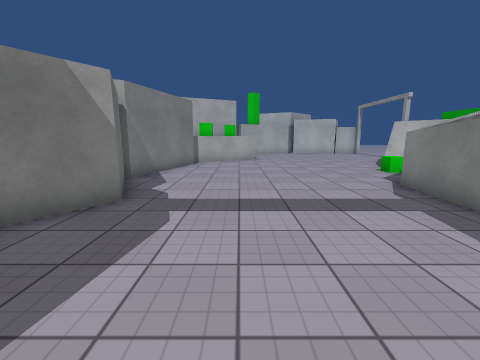
[1] (above)

24 first-person views from a walk through a Unity game level. The camera is 1.4 m above the floor, tilts 10° down and sees 90° across. The floor is counted in squares, 1 m on a side. Each view is taken from the middle of a square. On the plan, view 1 faces up. The plan holds only what a view shows up to about 13 squares ahead; the rest is blank. The place goes on beyond the plan. The player character is not drawn. Surface patterns are stand-ins for the level's own textures.

[2]
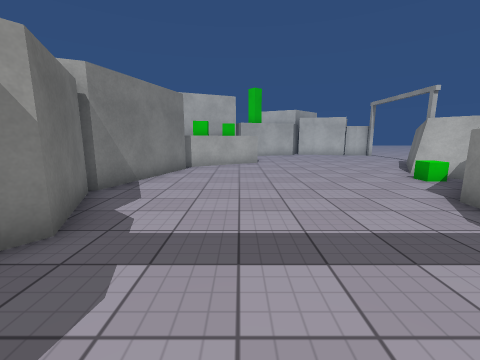

[3]
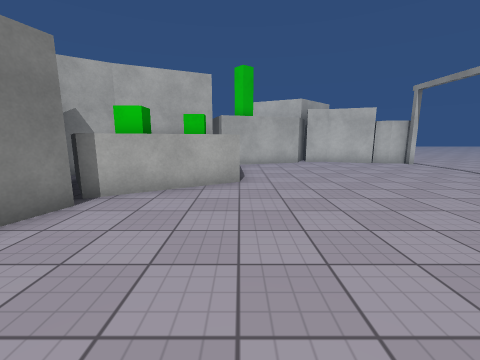

[4]
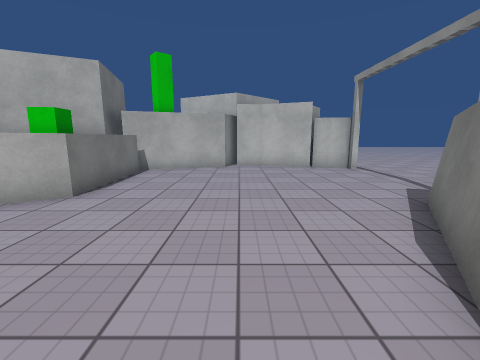

[5]
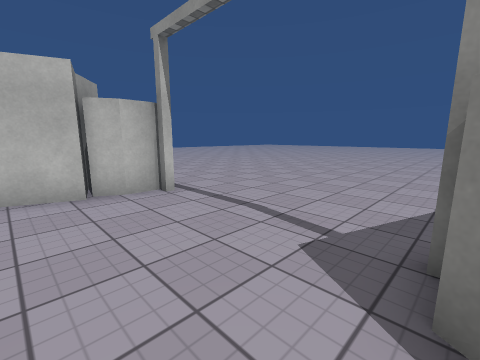

[6]
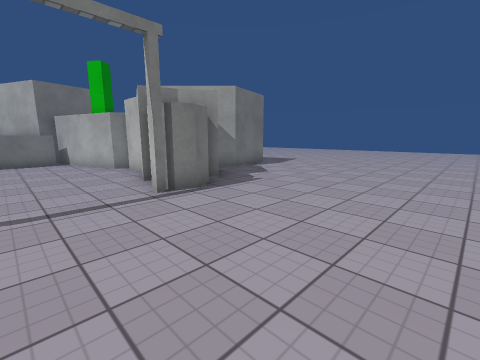

[7]
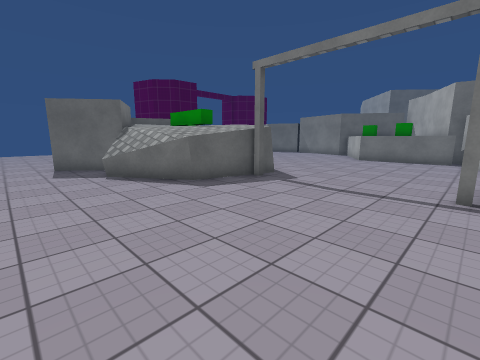

[8]
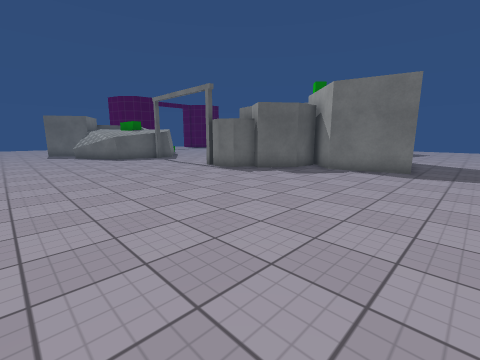

[9]
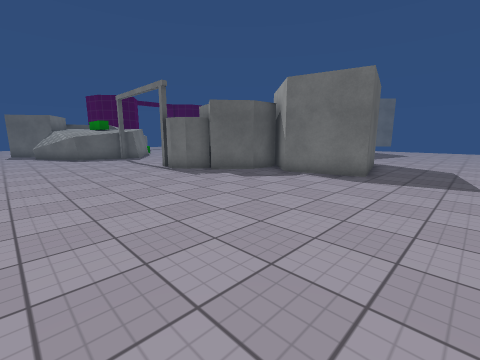

[10]
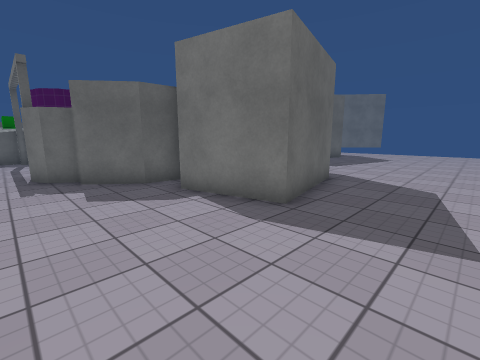

[11]
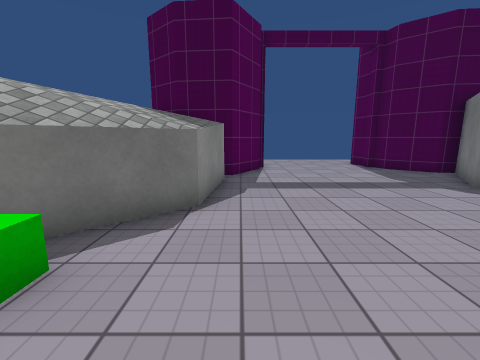

[12]
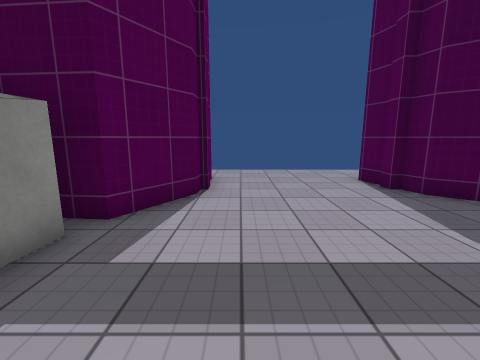

[13]
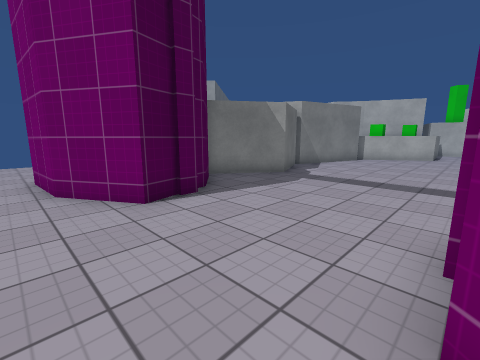

[14]
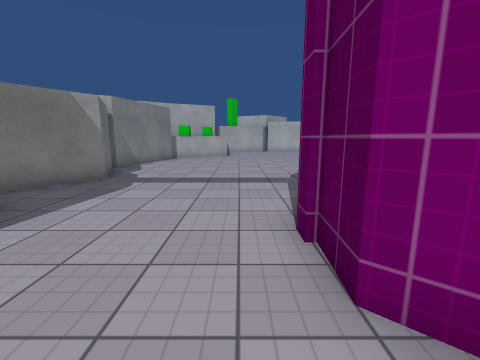

[15]
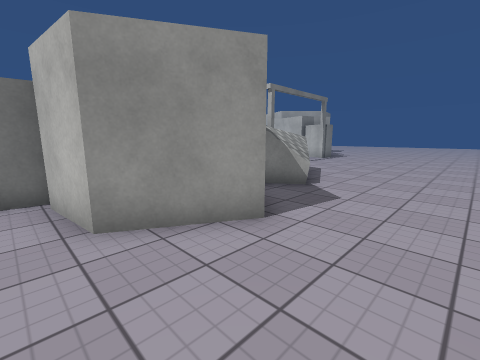

[16]
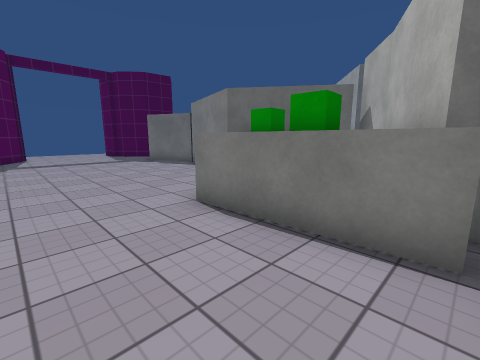

[17]
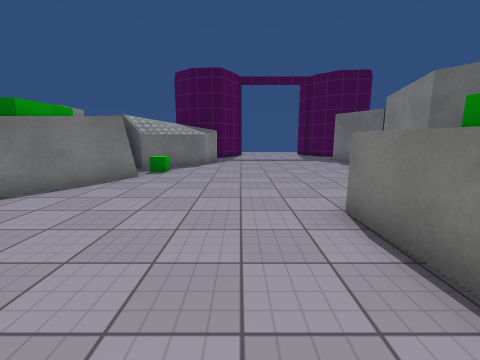

[18]
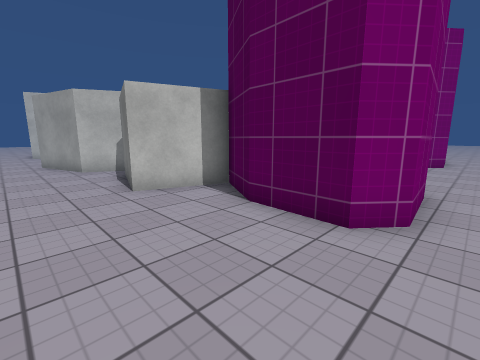

[19]
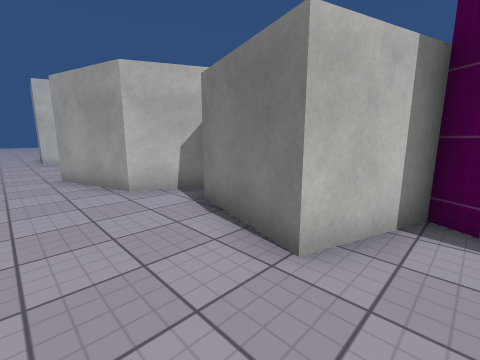

[20]
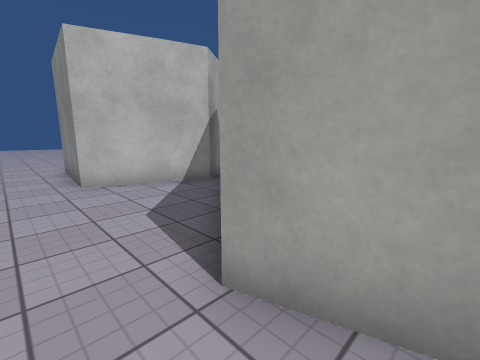

[21]
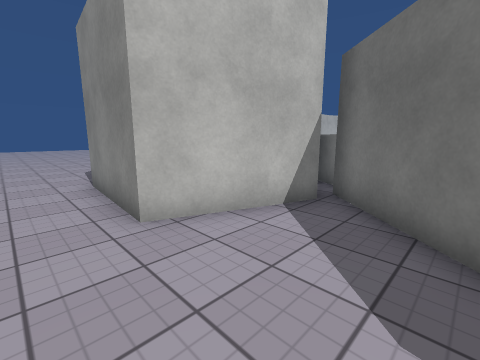

[22]
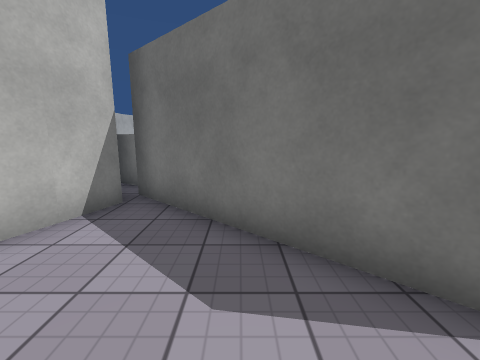

[23]
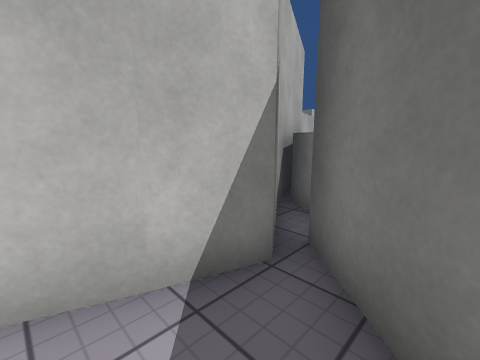

[24]
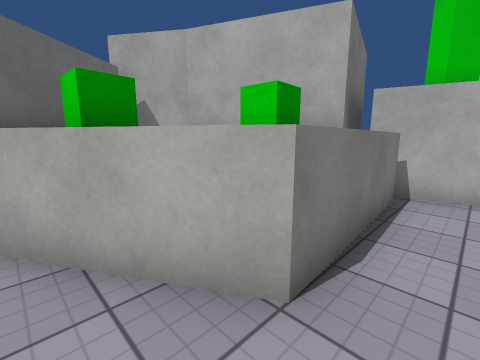

### Floor plan
Points are (right, up) in squares from view 1. A wall is a line through its corners. A room is listed if a view was taken in it or the views show most of it. See-through windows are left out.
Room 1 (views 1, 2, 3, 4, 5, 6, 7, 8, 9, 10, 11, 12, 13, 14, 16, 17, 24)
walls: (8.3, 21.2) (6.1, 22.1) (4.9, 22.1); (7.7, 10) (6.9, 11.4) (9.3, 15.1) (12.5, 14.3) (14.5, 11.5) (13.3, 10.6); (9.1, 23.2) (10, 22.6) (10.4, 21.9) (10.2, 21.1) (9.1, 21.1) (8.4, 21.5); (4.8, 22.8) (4.3, 21.6) (0, 20.2); (13.2, 10) (15.4, 8.2) (14.7, 6.9); (0.7, 20.1) (1, 15.6) (-2.6, 13.4); (-0.4, 17.9) (-0.3, 17.1) (-1.1, 17.1); (6.4, 24.9) (7.9, 24.8) (9.4, 23.5); (-1.7, 15.6) (-1.7, 14.8) (-2.5, 14.8); (-3.3, 13.9) (-2.5, 12.8) (-3.8, 8.3); (4.5, 3.6) (4.9, 7.1) (7.3, 9.3); (4.7, 28.7) (6.8, 29.2) (7.5, 26.2) (5.9, 24.6); (-4, 8.1) (-2.7, 5.3) (-4.7, 2.4); (3.1, 0.4) (3.1, 1.1) (4.3, 3); (2.9, 0) (2.9, 0.6); (-4, 2.3) (-2.6, 1.2) (-2, -0.9) (-4.1, -2.2) (-6.5, -2.3); (3.8, -1.9) (3, -1.2) (3.1, 0.1); (-2.1, 0.6) (-2.1, 0)
low walls: (6.8, 9.6) (6, 9.6) (6, 10.3) (6.8, 10.3)
ways out: opening at (4, -3) to room 2; opening at (17, 5.3) to room 2; opening at (-7, -3) to room 3; opening at (4.3, 31)
Room 2 (view 15)
walls: (11.6, 5.7) (11.5, 4.9); (14.7, 6.9) (14.1, 5.8) (12, 5.6)
ways out: opening at (4, -3) to room 1; opening at (17, 5.3) to room 1
Room 3 (views 18, 19)
walls: (-6.5, -2.3) (-7.3, -1.7) (-7.1, 0.6) (-6, 2.5) (-8.6, 3.4) (-7.7, 6.5); (-6.8, 7.5) (-8.7, 8.4)
ways out: opening at (-7, -3) to room 1; opening at (-10.5, 9) to room 4
Room 4 (views 20, 21, 22, 23)
walls: (-9.3, 12) (-5.1, 16.6); (-5.9, 16.5) (-9.5, 17.9); (-8.7, 8.4) (-9.7, 11.7)
ways out: opening at (-10.5, 9) to room 3; opening at (-10.5, 18)

Positions as (right, up) in squares from view 1, and headings:
1: (0, 0), facing up
2: (0, 2), facing up
3: (1, 8), facing up
4: (5, 10), facing up
5: (7, 15), facing up-right
6: (16, 18), facing up-left
7: (17, 21), facing down-left
8: (18, 31), facing down-left
9: (16, 32), facing down-left
10: (11, 32), facing down-left
11: (4, 12), facing down
12: (2, 7), facing down
13: (3, -3), facing up-left
14: (2, -3), facing up
15: (18, 5), facing up-left
16: (4, 20), facing down-left
17: (3, 20), facing down
18: (-11, -3), facing up-right
19: (-11, 2), facing up-right
20: (-11, 10), facing up-right
21: (-11, 14), facing up-right
22: (-11, 14), facing right
23: (-8, 15), facing up-right
24: (2, 14), facing up-left
